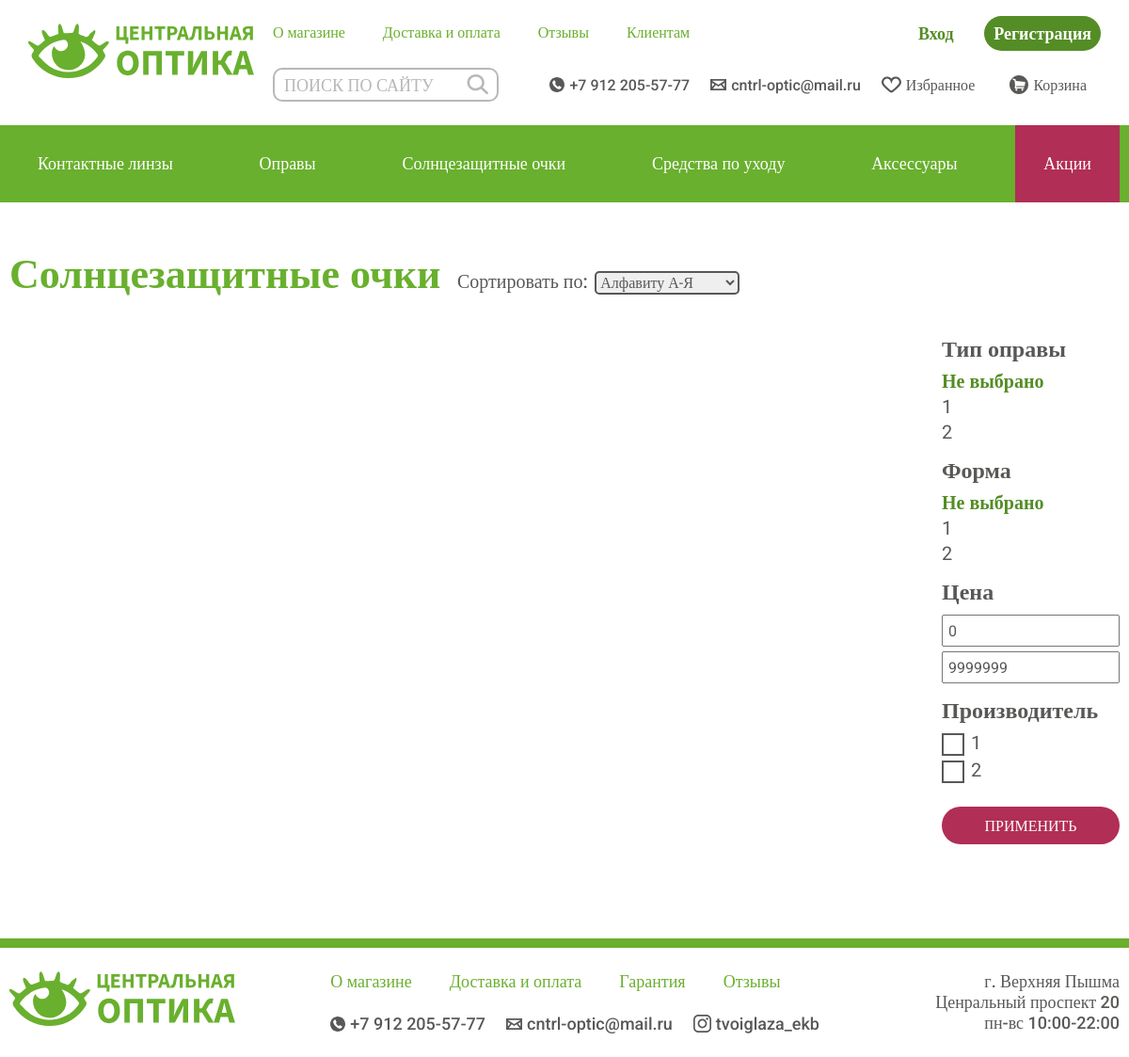
The app's page /category/sun_glasses/ with its own data.
### glasses/models.py (models this page shows, shortened)
class Category(models.Model):
    slug = models.SlugField(max_length=100, auto_created=True)
    name = models.CharField(max_length=100, verbose_name='Название категории')
    objects = CategoryManager()
    class Meta:
        verbose_name = 'Категория'
        verbose_name_plural = ' Категории'
    def __str__(self):
        return self.name

### product_sun_glasses/models.py (models this page shows)
class Sun_glasses_frame_type(models.Model):
    title = models.CharField(max_length=100)
    class Meta:
        verbose_name = 'Тип оправы'
        verbose_name_plural = 'Типы оправ'
    def __str__(self):
        return self.title

class Sun_glasses_form(models.Model):
    title = models.CharField(max_length=100)
    class Meta:
        verbose_name = 'Форма оправы'
        verbose_name_plural = 'Форма оправ'
    def __str__(self):
        return self.title

class Sun_glasses_manufacturer(models.Model):
    title = models.CharField(max_length=100)
    class Meta:
        verbose_name = 'Производитель'
        verbose_name_plural = 'Производители'
    def __str__(self):
        return self.title

### glasses/views.py (the view, shortened to what this page needs)
# urls.py: path('category/<str:slug>/', CategoryDetailView.as_view(), name='category_detail'),
class CategoryDetailView(CartMixin, LikeMixin, CategoryDetailMixin, DetailView):
    model = Category
    queryset = Category.objects.all()
    lenses_category = Lenses_category.objects.all()
    lenses_type = Lenses_type.objects.all()
    lenses_manufacturer = Lenses_manufacturer.objects.all()
    lenses_material = Lenses_material.objects.all()
    galasses_frame_type = Glasses_frame_type.objects.all()
    galasses_form = Glasses_form.objects.all()
    galasses_manufacturer = Glasses_manufacturer.objects.all()
    sun_galasses_frame_type = Sun_glasses_frame_type.objects.all()
    sun_galasses_form = Sun_glasses_form.objects.all()
    sun_galasses_manufacturer = Sun_glasses_manufacturer.objects.all()
    care_products_type = Care_Products_type.objects.all()
    care_products_manufacturer = Care_Products_manufacturer.objects.all()
    accessories_type = Accessories_type.objects.all()
    accessories_manufacturer = Accessories_manufacturer.objects.all()
    context_object_name = 'category'
    template_name = 'glasses/category_detail.html'
    slug_url_kwarg = 'slug'
    print('galasses_manufacturer - ' + str(Glasses_manufacturer.objects.all()))
    def get_context_data(self, **kwargs):
        url = self.request.get_full_path()[::-1]
        select_sort = ''
        print('models -  ', self.kwargs)
        print("self.kwargs['slug'] -", self.kwargs['slug'])
        context = super().get_context_data(filter=1, **kwargs)
        context['select_sort'] = select_sort
        context['cart'] = self.cart
        context['like'] = self.like
        if self.kwargs['slug'] == 'lenses':
            context['lenses_category'] = self.lenses_category
            context['lenses_type'] = self.lenses_type
            context['lenses_manufacturer'] = self.lenses_manufacturer
            context['lenses_material'] = self.lenses_material
        elif self.kwargs['slug'] == 'glasses':
            context['galasses_frame_type'] = self.galasses_frame_type
            context['galasses_form'] = self.galasses_form
            context['galasses_manufacturer'] = self.galasses_manufacturer
        elif self.kwargs['slug'] == 'sun_glasses':
            context['sun_galasses_frame_type'] = self.sun_galasses_frame_type
            context['sun_galasses_form'] = self.sun_galasses_form
            context['sun_galasses_manufacturer'] = self.sun_galasses_manufacturer
        elif self.kwargs['slug'] == 'care_products':
            context['care_products_type'] = self.care_products_type
            context['care_products_manufacturer'] = self.care_products_manufacturer
        elif self.kwargs['slug'] == 'accessories':
            context['accessories_type'] = self.accessories_type
            context['accessories_manufacturer'] = self.accessories_manufacturer
        return context

### glasses/mixins.py (called while the page is built)
    def dispatch(self, request, *args, **kwargs):
        if request.user.is_authenticated:
            customer = Customer.objects.filter(user=request.user).first()
            if not customer:
                customer = Customer.objects.create(
                    user=request.user,
                )
                cart = Cart.objects.create(owner=customer)
            cart = Cart.objects.filter(owner=customer, in_order=False).first()
            if not cart:
                cart = Cart.objects.create(owner=customer)
        else:
            cart = Cart.objects.filter(for_anonymous_user=True).first()
        self.cart = cart
        return super().dispatch(request, *args, **kwargs)

    def dispatch(self, request, *args, **kwargs):
        if request.user.is_authenticated:
            customer = Customer.objects.filter(user=request.user).first()
            if not customer:
                customer = Customer.objects.create(
                    user=request.user,
                )
                like = Like.objects.create(owner=customer)
            like = Like.objects.filter(owner=customer, in_order=False).first()
            if not like:
                like = Like.objects.create(owner=customer)
        else:
            like = Like.objects.filter(for_anonymous_user=True).first()
        self.like = like
        return super().dispatch(request, *args, **kwargs)

### glasses/templates/glasses/category_detail.html (shortened to what this page needs)
{% extends 'glasses/base.html' %}
{% load static %}
{% block content %}
    <div class="uu fdwn">
        <section class="up">
            <div class="category_title">
                <a href="#">{{ category.name }}</a>
                <a class="sort_p">Сортировать по:</a>
                <select form="{{category.slug}}" name="criteria_sort_by" id="criteria_sort_by">
                    <option value="title" {% if select_sort == 'title' %} selected="selected" {% endif %}>Алфавиту А-Я</option>
                </select>
            </div>
        </section>
        <div class="middle ais">
{% if category.slug == 'sun_glasses' %}
            <form action="" method="get" class="criteria_form" id="{{category.slug}}">
                <h3>Тип оправы</h3>
                <div class="criteria_list ">
                    <label for="category" class="radio_text link-ease-in-out">
                        <span class="criteria_text">Не выбрано</span>
                    </label>
                    {% for lc in sun_galasses_frame_type %}
                    <label for="category{{ lc.id }}" class="radio_text">
                        <span class="criteria_text">{{ lc }}</span>
                    </label>
                    {% endfor %}
                </div>
                <h3>Форма</h3>
                <div class="criteria_list">
                    <label for="type" class="radio_text">
                        <span class="criteria_text">Не выбрано</span>
                    </label>
                    {% for lt in sun_galasses_form %}
                    <label for="type{{ lt.id }}" class="radio_text">
                        <span class="criteria_text">{{ lt }}</span>
                    </label>
                    {% endfor %}
                </div>
                <h3>Цена</h3>
                <div class="criteria_list">
                    <label for="price" class="radio_text">
                        <input type="number" class="criteria_price" name="criteria_price_min" id="price" placeholder="От" value="{{min_price}}">
                    </label>
                    <label for="price1" class="radio_text">
                        <input type="number" class="criteria_price" name="criteria_price_max" id="price1" placeholder="До" value="{{max_price}}">
                    </label>
                </div>
                <h3>Производитель</h3>
                <div class="criteria_list">
                    {% for lm in sun_galasses_manufacturer %}
                    <label for="manufacturer{{ lm.id }}" class="checkbox_text">
                        <span class="square"></span>
                        <span class="criteria_text">{{ lm }}</span>
                    </label>
                    {% endfor %}
                </div>
                <input type="submit" value="Применить">
            </form>
{% endif %}
        </div>
    </div>
{% endblock content %}

### glasses/static/glasses/css/style.css (style rules this page uses)
* { font-size: 10px; text-decoration: none; color: #585856; font-family: 'Roboto'; margin: 0px; padding: 0px; list-style-type: none; transition: 0.3s; }
.up { margin-top: 5rem; display: flex; justify-content: space-between; width: 118rem; align-items: center; }
.up h1, .up a { font-size: 4.4rem; font-weight: 700; color: #69B02E; }
.fdwn { min-height: calc(100vh - 39.1rem); }
.uu { display: flex; flex-direction: column; flex-wrap: wrap; align-items: center; }
.middle { display: flex; justify-content: space-between; width: 118rem; align-items: center; margin-top: 4rem; }
.category_title .sort_p { margin-left: 1.5rem; font-size: 2rem; color: #585856; font-weight: 500; }
.criteria_form { display: flex; flex-direction: column; }
.criteria_form h3 { font-size: 2.4rem; font-weight: 700; margin-bottom: 1rem; }
.ais { align-items: flex-start; }
.criteria_list { display: flex; flex-direction: column; margin-bottom: 1rem; }
.radio_text { display: inline-block; margin-bottom: 0.5rem; }
.criteria_text { font-size: 2rem; cursor: pointer; }
.criteria_form .criteria_list label span { display: inline-block; line-height: 1; text-decoration: none; cursor: pointer; }
.criteria_form .criteria_list label:not(.checkbox_text) span:after { background-color: #548D25; display: block; content: ""; height: 2px; width: 0%; -webkit-transition: width .3s ease-in-out; -moz--transition: width .3s ease-in-out; transition: width .3s ease-in-out; }
.radio_text input[type="radio"]:checked + .criteria_text { font-weight: 700; color: #548D25; }
.criteria_price { width: 18rem; height: 3rem; font-size: 1.6rem; padding-left: .5rem; }
.checkbox_text { display: flex; margin-bottom: .5rem; }
.square { width: 2rem; height: 2rem; display: inline-block; border: #585856 solid 2px; margin-right: 0.7rem; position: relative; }
.square::before { content: ""; position: absolute; top: 50%; left: 50%; transform: translate(-50%, -50%); display: block; width: 1rem; height: 1rem; background-color: #585856; opacity: 0; transform: 0.3s; }
.criteria_form input[type='submit'] { margin-top: 1rem; background-color: #B12E56; color: #fff; height: 4rem; font-size: 1.6rem; text-transform: uppercase; border: none; border-radius: 3rem; cursor: pointer; }
#criteria_sort_by { font-size: 1.6rem; border: #585856 solid 2px; border-radius: 5px; margin-left: 0.5rem; }
#criteria_sort_by option { font-size: 1.6rem; border: #585856 solid 2px; border-radius: 5px; margin-left: 0.5rem; }

### records on screen
Category: name "Солнцезащитные очки", criteria_sort_by "Алфавиту А-Я"
Sun_glasses_frame_type: title "1"
Sun_glasses_frame_type: title "2"
Sun_glasses_form: title "1"
Sun_glasses_form: title "2"
Sun_glasses_manufacturer: title "1"
Sun_glasses_manufacturer: title "2"
